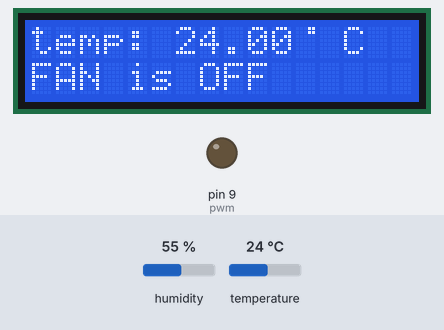
Simulated run of this sketch. Board: Arduino Uno, built with avr-gcc and run on an emulated ATmega328P. Shown: 16×2 character LCD, output pins drawn as LEDs (lit = HIGH). The test bench sets the inputs (shaded band); at power-on: temperature 24 °C, humidity 55 %. What the sketch prints to the serial monitor is not drawn.

Above: at 4.2 s.
4.3 s: temperature set to 33 °C
At 9.4 s:
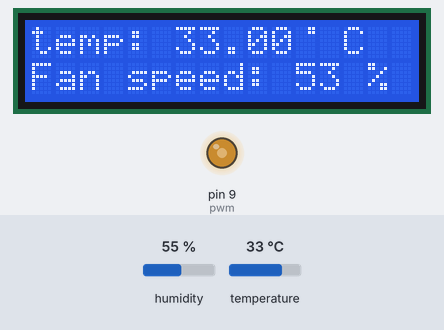
15.5 s: temperature set to 41 °C
At 23.3 s:
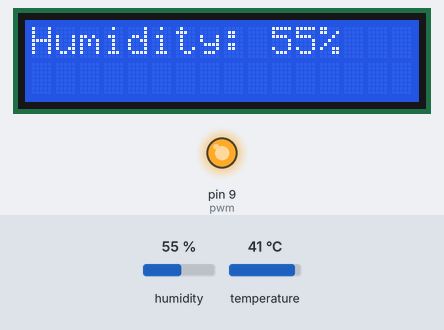
26.2 s: humidity set to 22 %
At 34.4 s:
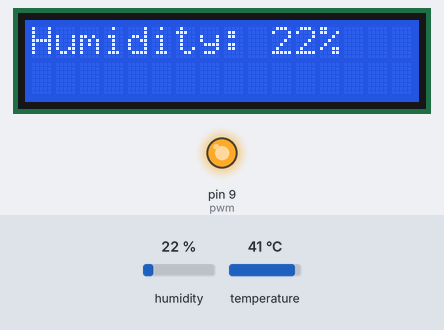
36.8 s: humidity set to 40 %
At 44.3 s:
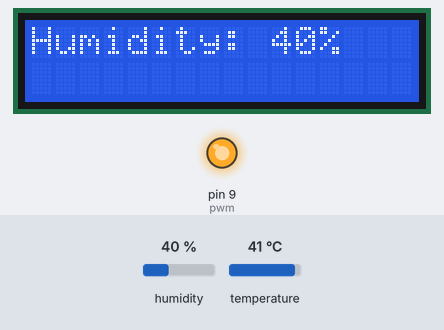
Timing chart, 0 to 45.8 s (numbered marks = the images above; inputs shaded):
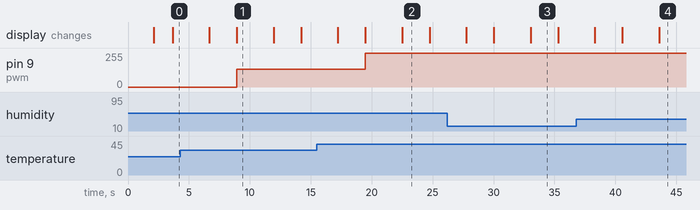

The sketch:

temperature_controlled_fan.ino
```cpp
#include "DHT.h"
#include <Wire.h>
#include <LiquidCrystal_I2C.h>
LiquidCrystal_I2C lcd(0x27, 16, 2);
#define DHTPIN 12     // what pin we're connected to

#define DHTTYPE DHT11   // DHT 11

#define pwm 9

long tempMin = 32;
long tempMax = 35;
long alarming = 50;

long fanLCD;
byte degree[8] =
              {
                0b00011,
                0b00011,
                0b00000,
                0b00000,
                0b00000,
                0b00000,
                0b00000,
                0b00000
              };
// Initialize DHT sensor for normal 16mhz Arduino
DHT dht(DHTPIN, DHTTYPE);

void setup() {
 lcd.init();
 lcd.backlight();
 lcd.createChar(1, degree);
 lcd.clear();
lcd.print("Temp Controlled");
 lcd.setCursor(0,1);
 lcd.print("    Cooler");
 delay(2000);

 lcd.clear();

  delay(500);
  Serial.begin(9600);
  dht.begin();
}

void loop() {
  int fanSpeed;
  // Wait a few seconds between measurements.
  delay(1000);

  // Reading temperature or humidity takes about 250 milliseconds!
  // Sensor readings may also be up to 2 seconds 'old' (its a very slow sensor)
  float h = dht.readHumidity();
  // Read temperature as Celsius
  float t = dht.readTemperature();
  // Read temperature as Fahrenheit
  float f = dht.readTemperature(true);

  // Check if any reads failed and exit early (to try again).
  if (isnan(h) || isnan(t) || isnan(f)) {
    Serial.println("Failed to read from DHT sensor!");
    return;
  }

  // Compute heat index
  // Must send in t in Fahrenheit!
  float hi = dht.computeHeatIndex(f, h);

  Serial.print("Humidity: ");
  Serial.print(h);
  Serial.print(" %\t");
  Serial.print("temperature: ");
  Serial.print(t);
  Serial.print(" C ");
  Serial.print(f);
  Serial.print(" *F\t");
  Serial.print("Heat index: ");
  Serial.print(hi);
  Serial.println(" *F");

  lcd.setCursor(0,0);
  lcd.print("temp: ");
  lcd.print(t);
  lcd.print(char(1));
    // Printing terature on LCD
  lcd.print(" C");


  if(int(t) < tempMin)
  {
    lcd.setCursor(0,1);
    analogWrite(pwm,0);
    lcd.print("FAN is OFF");
    delay(3000);
    lcd.clear();
    lcd.setCursor(0,0);
    lcd.print("Humidity: ");
    lcd.print((int)h);
    lcd.print("%");
    delay(200);
  }

  else if(t >= tempMin && t <= tempMax)
  {

    lcd.setCursor(0,1);
    double minsp = 30, maxsp = 100;
    double unit = (maxsp-minsp)/(tempMax-tempMin);
    double fanLCD = 30+(t-tempMin)*unit;

    double factor = map(t,tempMin,tempMax,30,100);
    double fanSpeed=(factor/100)*255;
    // double fanLCD = map(fanSpeed,3*25.5,255,30,100);
    analogWrite(pwm, fanSpeed);
    lcd.print("Fan speed: ");
    lcd.print(int(fanLCD));
    lcd.print(" %");
    delay(3000);
    lcd.clear();
    lcd.setCursor(0,0);
    lcd.print("Humidity: ");
    lcd.print((int)h);
    lcd.print("%");
    delay(200);
  }

  else if(int(t) > tempMax)
  {


    lcd.setCursor(0,1);
    analogWrite(pwm, 255);
    lcd.print("Fan speed: ");
    lcd.print("100");
    lcd.print("%");
    delay(3000);
    lcd.clear();
    lcd.setCursor(0,0);
    lcd.print("Humidity: ");
    lcd.print((int)h);
    lcd.print("%");
    delay(200);
  }


  delay(1000);
}
```

Measured:
- after the input at 4.3 s, pin 9 (pwm): 0/255 → 135/255 after 4.6 s; the display: first differs from a run without the input after 4.6 s (image 1)
- after the input at 15.5 s, pin 9 (pwm): 135/255 → 255/255 after 4.0 s; the display: first differs from a run without the input after 4.0 s (image 2 shows a later state)
- after the input at 26.2 s, the display: first differs from a run without the input after 6.8 s (image 3)
- after the input at 36.8 s, the display: first differs from a run without the input after 6.8 s (image 4)
- what the display in image 1 shows lasts 3.0 s, from 8.9 s to 11.9 s
- what the display in image 2 shows lasts 2.3 s, from 22.5 s to 24.8 s
